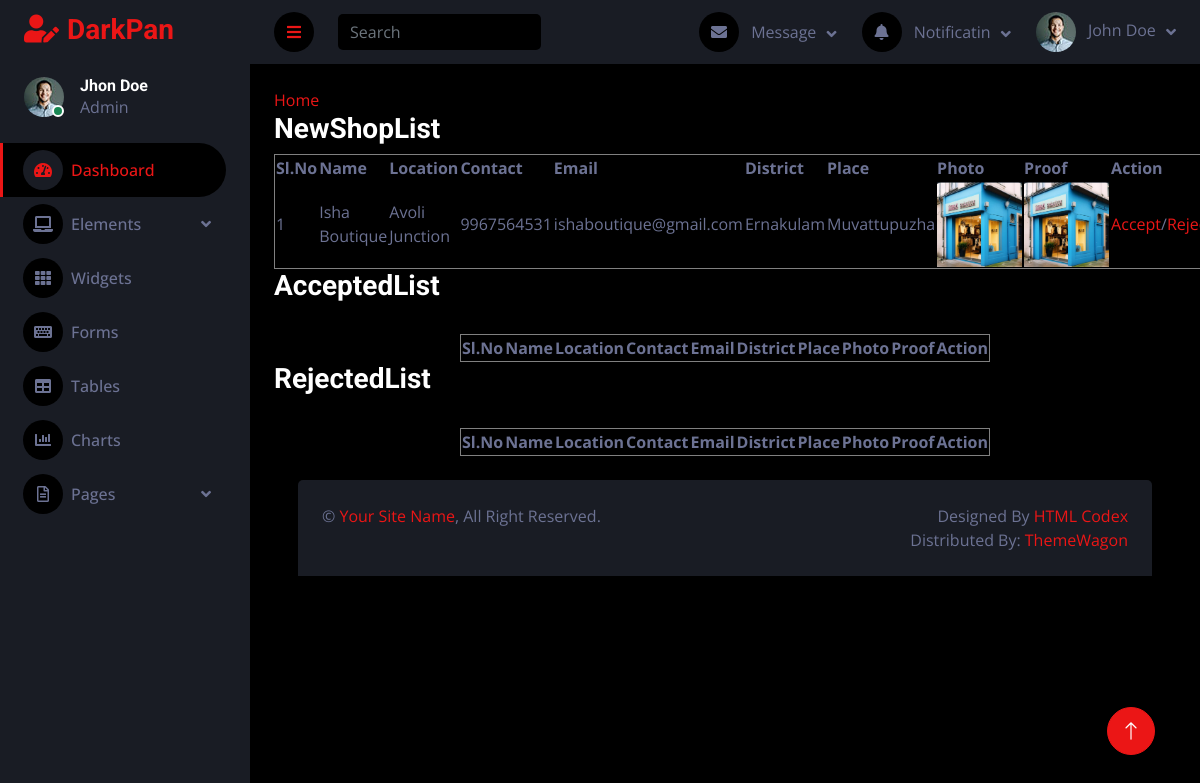
Page /Admin/ShopVerification.php on the committed database.
### tables this page shows
CREATE TABLE `tbl_shop` (
  `shop_id` int(10) NOT NULL auto_increment,
  `shop_name` varchar(50) NOT NULL,
  `shop_location` varchar(50) NOT NULL,
  `shop_contact` varchar(12) NOT NULL,
  `shop_email` varchar(30) NOT NULL,
  `shop_status` int(200) NOT NULL default '0',
  `place_id` int(10) NOT NULL,
  `shop_password` int(11) NOT NULL,
  `shop_photo` varchar(500) NOT NULL,
  `shop_proof` varchar(500) NOT NULL,
  PRIMARY KEY  (`shop_id`),
  UNIQUE KEY `shop_name` (`shop_name`,`shop_location`,`shop_contact`,`shop_email`,`shop_status`)
);

CREATE TABLE `tbl_district` (
  `district_id` int(10) NOT NULL auto_increment,
  `district_name` varchar(30) NOT NULL,
  PRIMARY KEY  (`district_id`),
  UNIQUE KEY `district_name` (`district_name`)
);

CREATE TABLE `tbl_place` (
  `place_id` int(10) NOT NULL auto_increment,
  `place_name` varchar(50) NOT NULL,
  `place_pincode` int(6) NOT NULL,
  `district_id` int(10) NOT NULL,
  PRIMARY KEY  (`place_id`),
  UNIQUE KEY `place_name` (`place_name`),
  UNIQUE KEY `place_pincode` (`place_pincode`,`district_id`)
);

### Admin/ShopVerification.php (the view, shortened to what this page needs)
<?php
        include("Head.php");
?>
<!doctype html>
<html>
<head>
</head>
<body>
<a href="HomePage.php">Home</a>
<h3>NewShopList</h3>
<table border="1" align="center">
<tr>
<th>Sl.No</th>
<th>Name</th>
<th>Location</th>
<th>Contact</th>
<th>Email</th>
<th>District</th>
<th>Place</th>
<th>Photo</th>
<th>Proof</th>
<th>Action</th>
</tr>
<?php
$selQry="select * from tbl_shop s inner join tbl_place p on s.place_id=p.place_id inner join tbl_district d on d.district_id=p.district_id where s.shop_status='0'";
$data=mysql_query($selQry);
$i=0;
while($row=mysql_fetch_array($data))
{
	$i++;
	?>
    <tr>
    <td><?php echo $i?></td>
    <td><?php echo $row["shop_name"]?></td>
    <td><?php echo $row["shop_location"]?></td>
    <td><?php echo $row["shop_contact"]?></td>
    <td><?php echo $row["shop_email"]?></td>
        <td><?php echo $row["district_name"]?></td>
            <td><?php echo $row["place_name"]?></td>
                <td><img src="../Asset/File/ShopDocs/<?php echo $row["shop_photo"]?>" width="85" height="85" required></td>
                <td><img src="../Asset/File/ShopDocs/<?php echo $row["shop_proof"]?>" width="85" height="85" required></td>
<td><a href="ShopVerification.php?acid=<?php echo $row["shop_id"]?>">Accept</a>/<a href="ShopVerification.php?rejid=<?php echo $row["shop_id"]?>">Reject</a></td>
</tr>
<?php
}
?>
</table>
<h3>AcceptedList</h3>
<br>
<table border="1" align="center">
<tr>
<th>Sl.No</th>
<th>Name</th>
<th>Location</th>
<th>Contact</th>
<th>Email</th>
<th>District</th>
<th>Place</th>
<th>Photo</th>
<th>Proof</th>
<th>Action</th>
</tr>
</table>
<h3>RejectedList</h3>
<br>
<table border="1" align="center">
<tr>
<th>Sl.No</th>
<th>Name</th>
<th>Location</th>
<th>Contact</th>
<th>Email</th>
<th>District</th>
<th>Place</th>
<th>Photo</th>
<th>Proof</th>
<th>Action</th>
</tr>
</table>
</body>
</html>
<?php
include("Foot.php");
?>

### Asset/Templates/Admin/css/style.css (style rules this page uses)
:root { --primary: #EB1616; --secondary: #191C24; --light: #6C7293; --dark: #000000; }

### rows in the picture
tbl_shop: shop_name "Isha Boutique", shop_location "Avoli Junction", shop_contact "9967564531", shop_email "ishaboutique@gmail.com", tbl_district.district_name "Ernakulam", place.place_name "Muvattupuzha", shop_photo (picture), shop_proof (picture)
